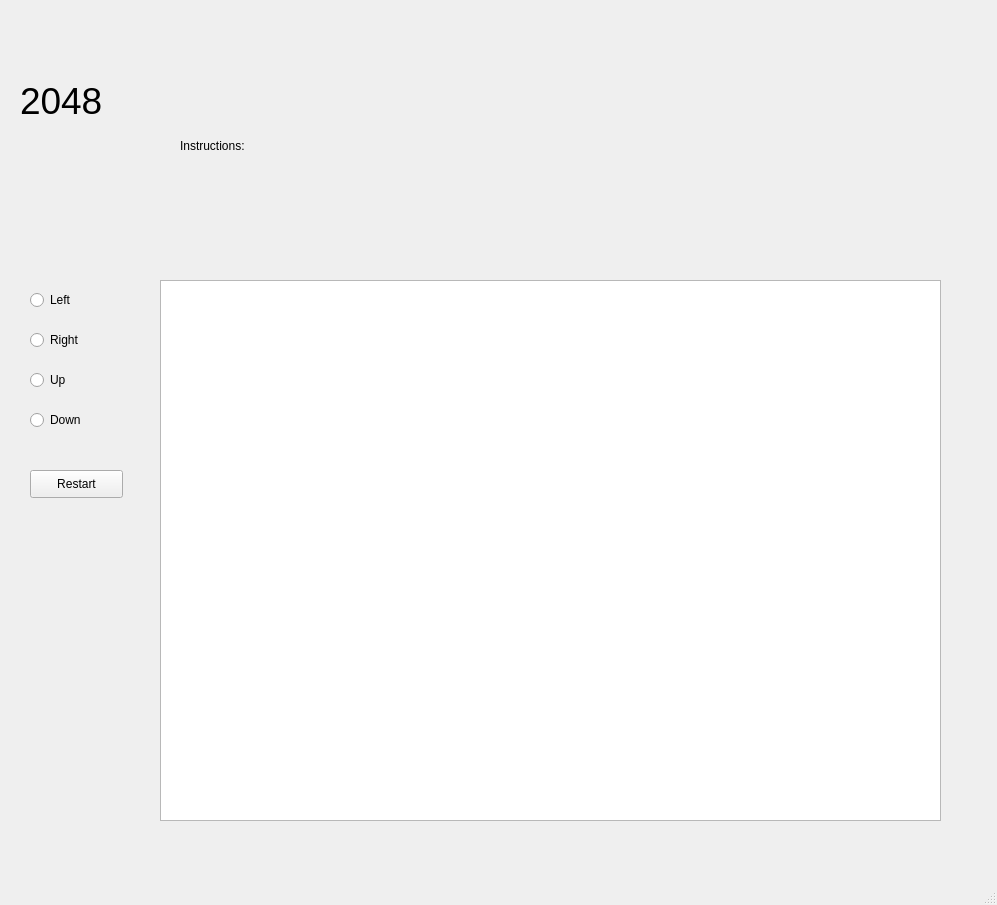
<?xml version="1.0" encoding="UTF-8"?>
<ui version="4.0">
 <class>MainWindow</class>
 <widget class="QMainWindow" name="MainWindow">
  <property name="geometry">
   <rect>
    <x>0</x>
    <y>0</y>
    <width>997</width>
    <height>905</height>
   </rect>
  </property>
  <property name="windowTitle">
   <string>MainWindow</string>
  </property>
  <widget class="QWidget" name="centralwidget">
   <widget class="QTableWidget" name="board">
    <property name="geometry">
     <rect>
      <x>160</x>
      <y>280</y>
      <width>781</width>
      <height>541</height>
     </rect>
    </property>
    <property name="frameShape">
     <enum>QFrame::StyledPanel</enum>
    </property>
   </widget>
   <widget class="QRadioButton" name="rb_left">
    <property name="geometry">
     <rect>
      <x>30</x>
      <y>290</y>
      <width>95</width>
      <height>20</height>
     </rect>
    </property>
    <property name="text">
     <string>Left</string>
    </property>
   </widget>
   <widget class="QRadioButton" name="rb_right">
    <property name="geometry">
     <rect>
      <x>30</x>
      <y>330</y>
      <width>95</width>
      <height>20</height>
     </rect>
    </property>
    <property name="text">
     <string>Right</string>
    </property>
   </widget>
   <widget class="QRadioButton" name="rb_up">
    <property name="geometry">
     <rect>
      <x>30</x>
      <y>370</y>
      <width>95</width>
      <height>20</height>
     </rect>
    </property>
    <property name="text">
     <string>Up</string>
    </property>
   </widget>
   <widget class="QRadioButton" name="rb_down">
    <property name="geometry">
     <rect>
      <x>30</x>
      <y>410</y>
      <width>95</width>
      <height>20</height>
     </rect>
    </property>
    <property name="text">
     <string>Down</string>
    </property>
   </widget>
   <widget class="QPushButton" name="restart">
    <property name="geometry">
     <rect>
      <x>30</x>
      <y>470</y>
      <width>93</width>
      <height>28</height>
     </rect>
    </property>
    <property name="text">
     <string>Restart</string>
    </property>
   </widget>
   <widget class="QLabel" name="label_2048">
    <property name="geometry">
     <rect>
      <x>20</x>
      <y>20</y>
      <width>141</width>
      <height>161</height>
     </rect>
    </property>
    <property name="font">
     <font>
      <pointsize>28</pointsize>
     </font>
    </property>
    <property name="text">
     <string>2048</string>
    </property>
   </widget>
   <widget class="QLabel" name="label_instructions">
    <property name="geometry">
     <rect>
      <x>180</x>
      <y>30</y>
      <width>741</width>
      <height>231</height>
     </rect>
    </property>
    <property name="text">
     <string>Instructions:</string>
    </property>
   </widget>
  </widget>
  <widget class="QMenuBar" name="menubar">
   <property name="geometry">
    <rect>
     <x>0</x>
     <y>0</y>
     <width>997</width>
     <height>26</height>
    </rect>
   </property>
  </widget>
  <widget class="QStatusBar" name="statusbar"/>
 </widget>
 <resources/>
 <connections/>
</ui>
